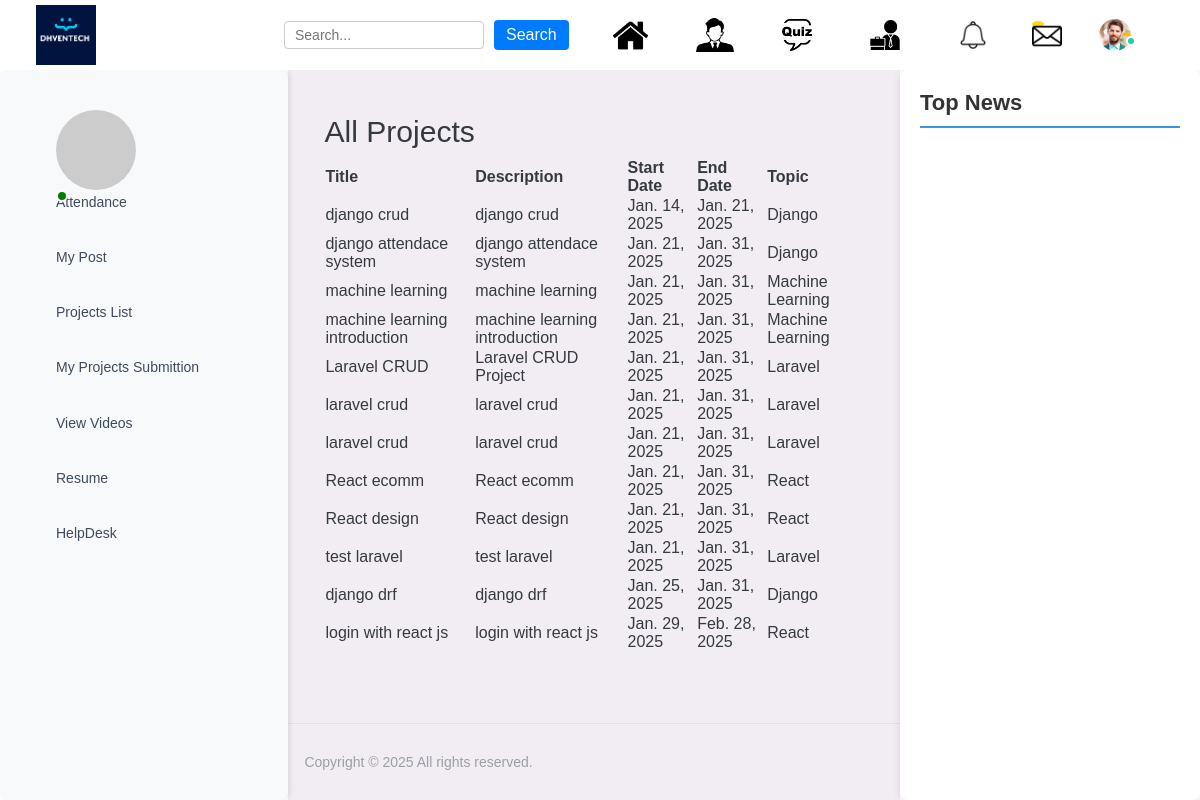
Page /list_projects/ on the earlier database version.
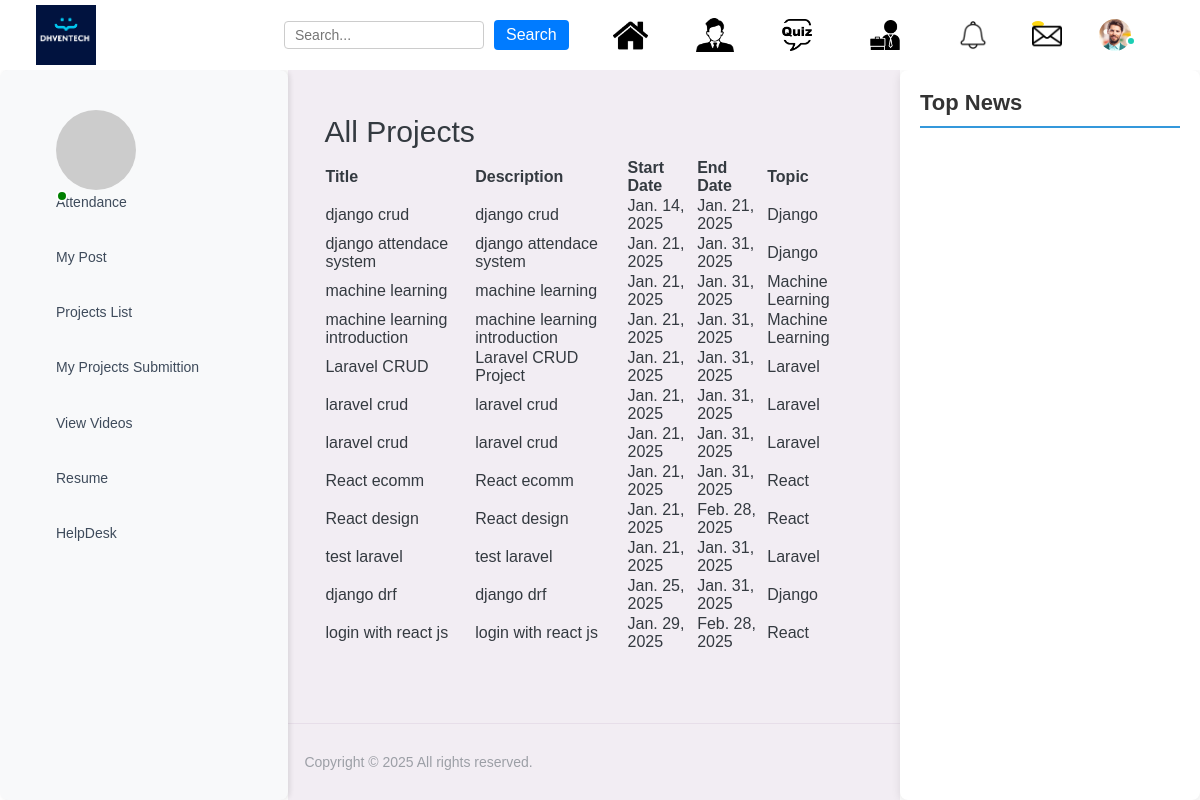
Same page on the later database version.
### user_management/models.py (models this page shows, shortened)
class Project(models.Model):
    TOPIC_CHOICES = [
        ('Django', 'Django'),
        ('Machine Learning', 'Machine Learning'),
        ('AI', 'AI'),
        ('Laravel', 'Laravel'),
        ('React', 'React'),
    ]
    title = models.CharField(max_length=200)
    document = models.FileField(upload_to='projects/', null=True, blank=True)
    document_link=models.CharField(max_length=200,null=True)
    description = models.TextField()
    start_date = models.DateField()
    end_date = models.DateField()
    topic = models.CharField(max_length=50,null=True, choices=TOPIC_CHOICES)

### user_management/views.py (the view)
# urls.py: path('list_projects/', views.admin_list_projects, name='admin_list_projects'),
def admin_list_projects(request):
    projects = Project.objects.all()
    return render(request, 'user_management/admin_list_projects.html', {'projects': projects})

### user_management/context_processors.py (called while the page is built)
def get_news(request):
    return ""

def unread_notification_count(request):
    if request.user.is_authenticated:
        unread_count = Notification.objects.filter(user=request.user, status='unread').count()
        return {'unread_count': unread_count}
    return {'unread_count': 0}

### user_management/templates/user_management/admin_list_projects.html
{% extends "user_management/base.html" %}
{% block content %}
<h2>All Projects</h2>
<table>
    <thead>
        <tr>
            <th>Title</th>
            <th>Description</th>
            <th>Start Date</th>
            <th>End Date</th>
            <th>Topic</th>
        </tr>
    </thead>
    <tbody>
        {% for project in projects %}
        <tr>
            <td>{{ project.title }}</td>
            <td>{{ project.description }}</td>
            <td>{{ project.start_date }}</td>
            <td>{{ project.end_date }}</td>
            <td>{{ project.topic }}</td>
        </tr>
        {% empty %}
        <tr>
            <td colspan="5">No projects available.</td>
        </tr>
        {% endfor %}
    </tbody>
</table>
{% endblock %}

### user_management/templates/user_management/base.html (shortened to what this page needs)
{% load static %}
<!DOCTYPE html>
<html lang="en">
  <head>
    <link rel="stylesheet" href="{% static 'css/materialdesignicons.min.css' %}">
    <link rel="stylesheet" href="{% static 'css/themify-icons.css' %}">
    <link rel="stylesheet" href="{% static 'css/vendor.bundle.base.css'%} ">
    <link rel="stylesheet" href="{% static 'css/font-awesome.min.css'%} ">
    <link rel="stylesheet" href="{% static 'css/style.css'%}">
  </head>
  <body>
    <div class="container-scroller">
      <nav class="navbar default-layout-navbar col-lg-12 col-12 p-0 fixed-top d-flex flex-row">
        <div class="text-center navbar-brand-wrapper d-flex align-items-center justify-content-start">
          <a class="navbar-brand brand-logo" href="{% url 'dashboard' %}"><img src="{% static 'images/logo7.png'%}" alt="logo" /></a>
        </div>
        <div class="navbar-menu-wrapper d-flex align-items-stretch">
          <form method="get" action="{% url 'search' %}" class="search-form">
            <input type="text" name="query" placeholder="Search..." value="{{ request.GET.query }}" required class="search-input">
            <button type="submit" class="search-button">Search</button>
        </form>
          <ul class="navbar-nav navbar-nav-right">
            <li class="nav-item d-none d-lg-block full-screen-link">
              <a class="nav-link" href="{% url 'dashboard' %}">
                <img width="35px" src="/static/images/home3.png">
              </a>
            </li>
            <li class="nav-item d-none d-lg-block full-screen-link">
              <a class="nav-link" href="{% url 'people_you_may_know' %}">
                <img width="38px" src="/static/images/user6.png">
              </a>
            </li>
            <li class="nav-item d-none d-lg-block full-screen-link">
              <a class="nav-link" href="{% url 'quiz_list' %}">
                <img width="30px" src="/static/images/quiz13.png">
              </a>
            </li>
            <li class="nav-item d-none d-lg-block full-screen-link">
              <a class="nav-link" href="{% url 'jobs_by_area' %}">
                <img width="50px" src="/static/images/jobs4.jpg">
              </a>
            </li>
            <li class="nav-item d-none d-lg-block full-screen-link">
              <a class="nav-link" href="{% url 'view_notifications' %}">
                <img width="30px" src="/static/images/notif1.png">
              </a>
            </li>
            <li class="nav-item dropdown">
              <a class="nav-link count-indicator dropdown-toggle" id="messageDropdown" href="#" data-bs-toggle="dropdown" aria-expanded="false">
                <span class="count-symbol bg-warning">
                  <img width="30px" src="{% static 'images/sms.png'%}">
                </span>
              </a>
            </li>
            <li class="nav-item nav-profile dropdown">
              <a class="nav-link dropdown-toggle" id="profileDropdown" href="#" data-bs-toggle="dropdown" aria-expanded="false">
                <div class="nav-profile-img">
                  {% if request.user.profile_pic %}
          <img src="{{ request.user.profile_pic.url }}" alt="profile" />
        {% else %}
          <img src="{% static 'images/faces/face1.jpg' %}" alt="default profile" />
        {% endif %}
                  <span class="availability-status online"></span>
                </div>
              </a>
            </li>
          </ul>
        </div>
      </nav>
      <div class="container-fluid page-body-wrapper">
        {% include 'user_management/sidebar.html' %}
        <div class="main-panel">
          <div class="content-wrapper">
            <main>
                {% block content %}{% endblock %}
            </main>
          </div>
          <footer class="footer">
            <div class="d-sm-flex justify-content-center justify-content-sm-between">
              <span class="text-muted text-center text-sm-left d-block d-sm-inline-block">Copyright © 2025 All rights reserved.</span>
            </div>
          </footer>
        </div>
        <div>
            {% include 'user_management/newsapi.html' %}
        </div>
      </div>
    </div>
  </body>
</html>

### user_management/templates/user_management/sidebar.html (shortened to what this page needs)
{% load static %}
<nav class="sidebar sidebar-offcanvas" id="sidebar">
  <ul class="nav">
    <li class="nav-item nav-profile">
      <a href="{% url 'user_profile' request.user.username %}" class="nav-link">
        <div class="nav-profile-image">
          {% if request.user.profile_pic %}
            <img src="{{ request.user.profile_pic.url }}" alt="profile" class="rounded-circle" width="80px" height="80px" />
          {% else %}
            <div class="avatar-placeholder rounded-circle" style="width: 80px; height: 80px; display: flex; justify-content: center; align-items: center; background-color: #ccc;">
            </div>
          {% endif %}
          <span class="login-status online"></span>
        </div>
        <i class="mdi mdi-bookmark-check text-success nav-profile-badge"></i>
      </a>
    </li>
    {% if not request.user.is_superuser %}
      <li class="nav-item">
        <a class="nav-link" href="{% url 'mark_attendance' %}">
          <span class="menu-title">Attendance</span>
          <i class="mdi mdi-home menu-icon"></i>
        </a>
      </li>
      <li class="nav-item">
        <a class="nav-link" href="{% url 'my_posts' %}">
          <span class="menu-title">My Post</span>
          <i class="mdi mdi-home menu-icon"></i>
        </a>
      </li>
      <li class="nav-item">
        <a class="nav-link" href="{% url 'list_projects' %}">
          <span class="menu-title">Projects List</span>
          <i class="mdi mdi-home menu-icon"></i>
        </a>
      </li>
      <li class="nav-item">
        <a class="nav-link" href="{% url 'view_submitted_projects' %}">
          <span class="menu-title">My Projects Submittion </span>
          <i class="mdi mdi-home menu-icon"></i>
        </a>
      </li>
      <li class="nav-item">
        <a class="nav-link" href="{% url 'view_videos' %}">
          <span class="menu-title">View Videos</span>
          <i class="mdi mdi-home menu-icon"></i>
        </a>
      </li>
      <li class="nav-item">
        <a class="nav-link collapsed" data-bs-toggle="collapse" href="#ui-resume" aria-expanded="false" aria-controls="ui-resume">
          <span class="menu-title">Resume</span>
          <i class="menu-arrow"></i>
          <i class="mdi mdi-crosshairs-gps menu-icon"></i>
        </a>
      </li>
      <li class="nav-item">
        <a class="nav-link" href="{% url 'send_message' %}">
          <span class="menu-title">HelpDesk</span>
          <i class="mdi mdi-home menu-icon"></i>
        </a>
      </li>
      {% endif %}
    </ul>
  </nav>

### user_management/templates/user_management/newsapi.html (shortened to what this page needs)
<div class="sidebar">
    <h3 class="sidebar-title">Top News</h3>
</div>

### user_management/templates/user_management/base.html (style rules this page uses)
.navbar .navbar-brand-wrapper .navbar-brand img { width: calc(230px - 170px) !important; max-width: 100% !important; height: 60px !important; margin: auto !important; vertical-align: middle !important; }
.navbar .navbar-brand-wrapper .navbar-brand { width: 40% !important; }
.search-form { display: flex; align-items: center; margin-right: 20px; }
.search-input { padding: 5px 10px; font-size: 14px; border: 1px solid #ccc; border-radius: 4px; width: 200px; }
.search-button { padding: 6px 12px; margin-left: 10px; background-color: #007bff; color: white; border: none; border-radius: 4px; cursor: pointer; }

### user_management/templates/user_management/sidebar.html (style rules this page uses)
#sidebar { position: sticky; top: 0; width: 300px; background-color: #f8f9fa; height: 100vh; z-index: 1000; overflow-y: auto; box-shadow: 2px 0 5px rgba(0, 0, 0, 0.1); }
.nav-profile-image img, .avatar-placeholder { object-fit: cover; border-radius: 50%; }
.text-muted { font-size: 14px; color: #6c757d; }
.avatar-placeholder { background-color: #ccc; display: flex; justify-content: center; align-items: center; }
.login-status { position: absolute; bottom: auto; width: 12px; height: 12px; background-color: green; border-radius: 52%; border: 2px solid white; }

### user_management/templates/user_management/newsapi.html (style rules this page uses)
.sidebar { width: 300px; padding: 20px; border-radius: 8px; box-shadow: 0 2px 10px rgba(0, 0, 0, 0.1); top: 20px; right: 20px; height: auto; max-height: 80vh; overflow-y: auto; }
.sidebar-title { font-size: 22px; font-weight: bold; color: #333; margin-bottom: 15px; border-bottom: 2px solid #3498db; padding-bottom: 10px; }
a { text-decoration: none; }

Differences in the rows shown:
changed Project "React design": end_date "Jan. 31, 2025" → "Feb. 28, 2025"
